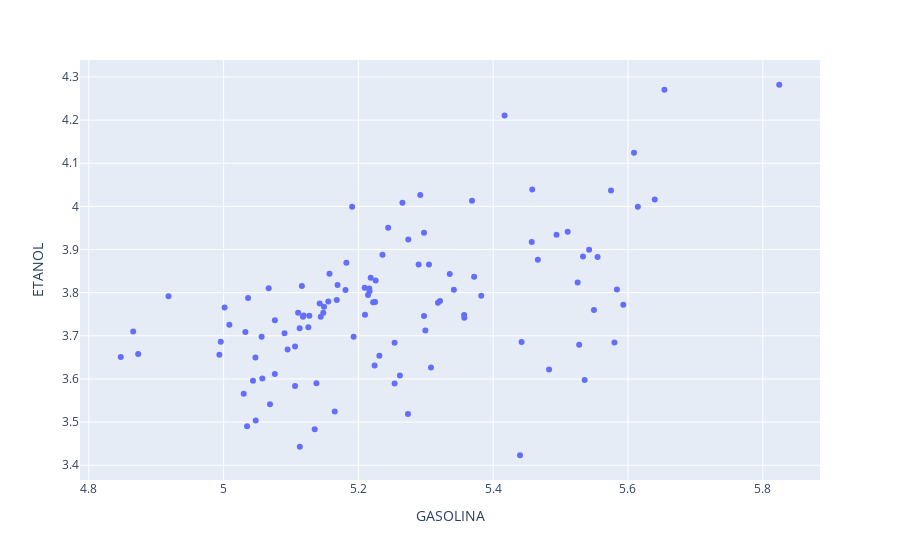

Source (notebook cell):
### Code cell
# Scatter Plot
px.scatter(Anl_Produto, x='GASOLINA', y='ETANOL' )
